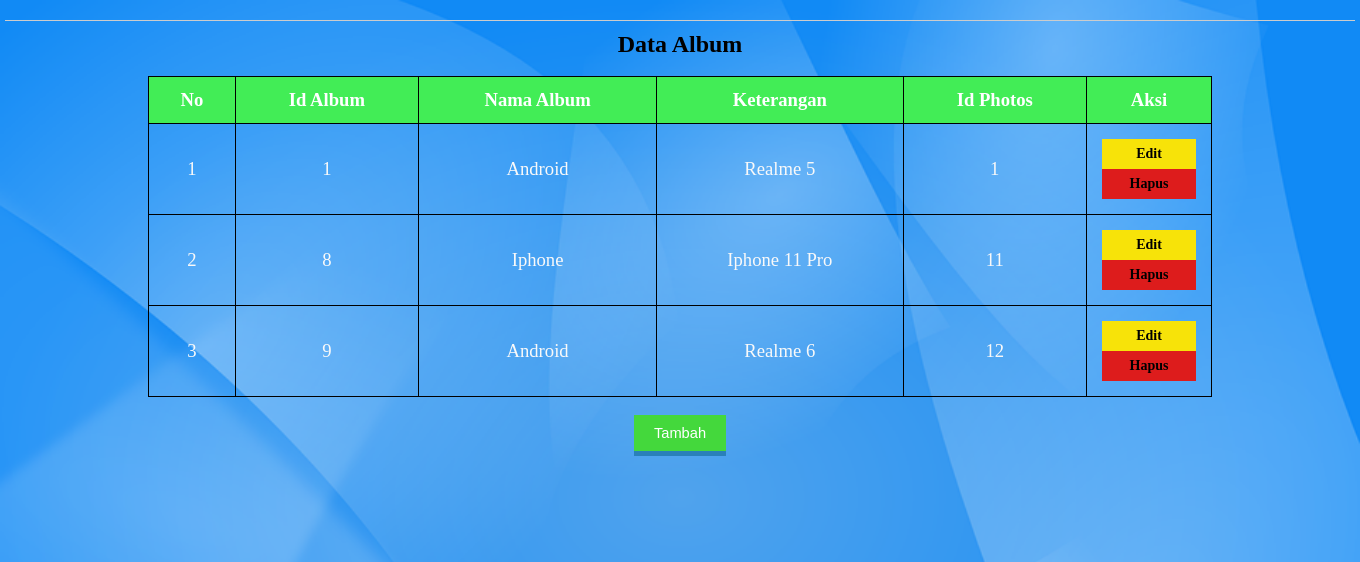
/album_tampil.php, run on the app's committed database.
### tables this page shows
CREATE TABLE `tb_album` (
  `album_id` int(11) NOT NULL,
  `album_name` varchar(100) NOT NULL,
  `album_text` varchar(100) NOT NULL,
  `photo_id` int(11) DEFAULT NULL
);

CREATE TABLE `tb_photos` (
  `photo_id` int(11) NOT NULL,
  `photo_date` date NOT NULL,
  `photo_title` varchar(100) NOT NULL,
  `photo_text` text NOT NULL,
  `post_id` int(11) DEFAULT NULL
);

### app/Controller.php (called while the page is built, shortened)
<?php
class Controller{
	public function __construct() {
		try {
			$this->db = new PDO("mysql:host=localhost;dbname=sigadget", "root", "");
		} catch (Exception $e) {
			die("error! " . $e->getMessage());
		}
  	}
}

### app/Album.php (called while the page is built, shortened)
<?php
class Album extends Controller{
	public function tampil()
	{
		$sql= "SELECT * FROM tb_album
		JOIN tb_photos ON tb_album.photo_id = tb_photos.photo_id";
		$stmt= $this->db->prepare($sql);
		$stmt->execute();
		$data = [];
		while ($rows = $stmt->fetch()){
			$data[] = $rows;
		}
		return $data;
	}
}
 ?>

### album_tampil.php (the view, shortened to what this page needs)
<?php
$album = new app\Album();
$rows = $album->tampil();
?>
<html>
	<head>
	<link rel="stylesheet"href="layout/assets/css/style.css">
	</head>
<body>
	<div class="utama">
	<div class="isi">
			<h2 align="center">Data Album</h2>
			<br>
			<thead>
			<table>
				<div class="tr1">
				<tr>
					<th>No</th>
					<th>Id Album</th>
					<th>Nama Album</th>
					<th>Keterangan</th>
					<th>Id Photos</th>
					<th>Aksi</th>
				</tr>
				</div>
			</thead>
				<?php
				$no = 1;
				?>
				<?php foreach ($rows as $row) { ?>
			<tbody>
				<tr>
					<td><?php echo $no++?></td>
					<td><?php echo $row['album_id']; ?></td>
					<td><?php echo $row['album_name']; ?></td>
					<td><?php echo $row['album_text']; ?></td>
					<td><?php echo $row['photo_id']; ?></td>
					<td width="90px" align="center">
					<a class="edit" href="dashboard.php?halaman=album_edit&id=<?php echo $row['album_id']; ?>">Edit</a>
					<a class ="hapus" href="dashboard.php?halaman=album_proses&delete-id=<?php echo $row['album_id']; ?>">Hapus</a>
					</td>
				</tr>
			</tbody>
			<?php } ?>
			<br>
			<div align="center">
			<a href="dashboard.php?halaman=album_input">
			<button class="input">Tambah</button>
			</a>
			</div>
			<br>
</div>
</body>
</html>

### layout/assets/css/style.css (style rules this page uses)
* { margin: 0px auto; }
html,body { height: 100%; }
.utama { width: 1350px; min-height: 100%; margin: auto; position: relative; }
.input { background-color: #44d83c; color:white; padding:10px 20px; text-decoration:none; font-family:sans-serif; font-size:11pt; border-top:0; border-left:0; border-right:0; border-bottom:5px solid #2A80B9; cursor: pointer; }
.isi { margin-top: 20px; padding-left: 10px; border-top: 1px solid #ccc; border-collapse: collapse; color: black; padding: 10px; position : relative; padding-bottom :60px; }
.tr1 { background-color: #45D83C; border: 0px solid #ccc; width: 80%; }
table { border: 1px solid black; border-collapse: collapse; background-color: transparent; padding: 15px; color: #f9f9f9; font-style: initial ; font-size: 14pt; width: 80%; text-align: center; }
table th { border:1px solid black; background-color: #42ed56; color: #fff; padding: 12px; text-align: center; }
table td { border: 1px solid black; padding: 15px; }
body { ; background-image: url('../images/bg.png'); background-size: cover; background-attachment: fixed; background-repeat: no-repeat; }
.edit { text-decoration: none; padding: 7px; display: block; width: 80px; color: #000000; font-weight: bold; font-size: 14px; background-color: #f7e309; }
.hapus { text-decoration: none; padding: 7px; display: block; width: 80px; color: #000000; font-weight: bold; font-size: 14px; background-color: #dd1c1c; }

### data on the page
tb_album: album_id "1", album_name "Android", album_text "Realme 5", photo.photo_id "1"
tb_album: album_id "8", album_name "Iphone", album_text "Iphone 11 Pro", photo.photo_id "11"
tb_album: album_id "9", album_name "Android", album_text "Realme 6", photo.photo_id "12"
